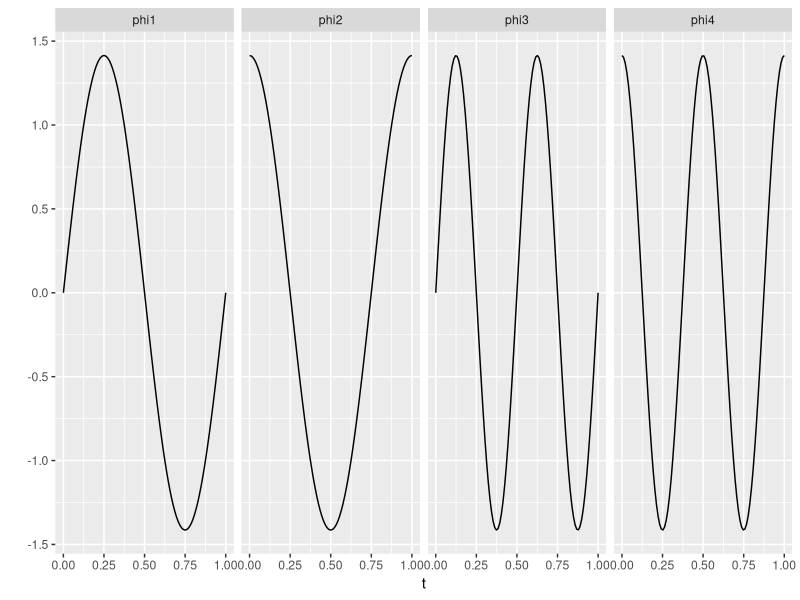
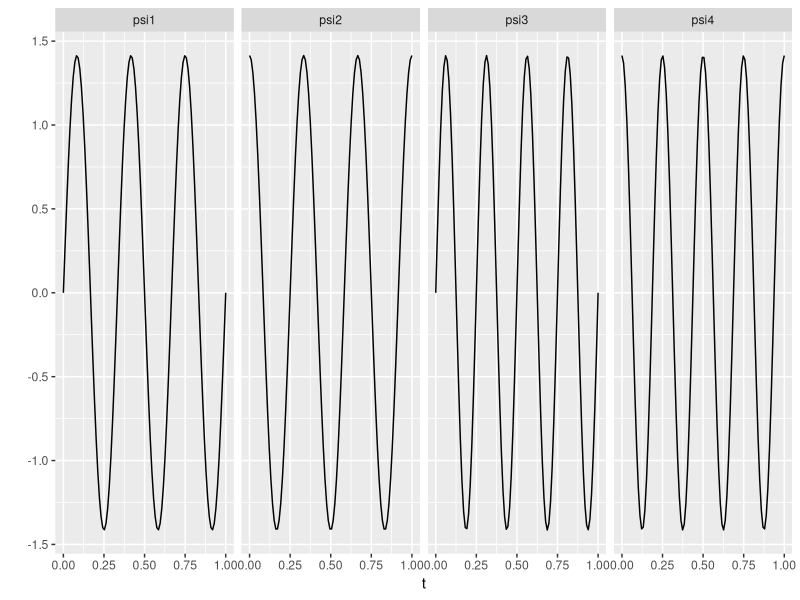
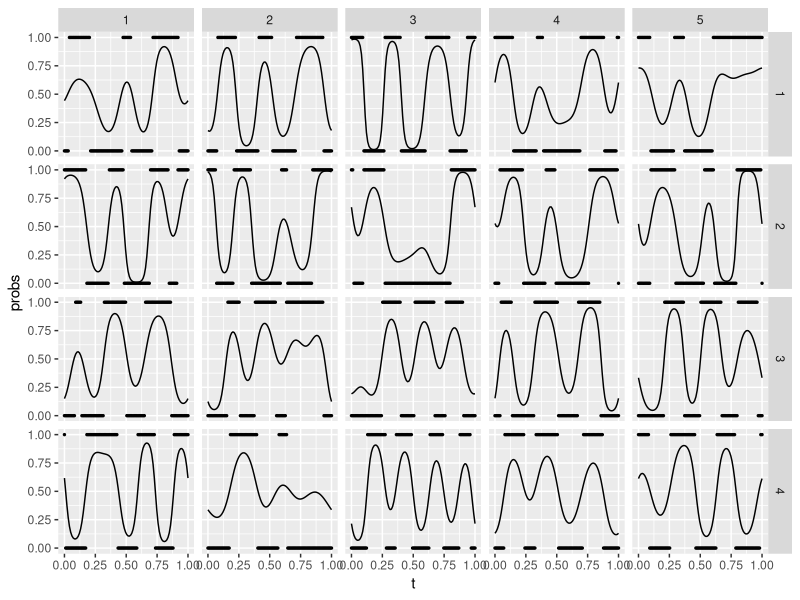

Write R code to recreate these figures, in order.
## ---- chunk 1
knitr::opts_chunk$set(echo = TRUE)

set.seed(625)

library(tidyverse)
library(here)
## ---- chunk 2
J <- 5
K <- 100
t_vec <- seq(0, 1, length.out = K)
L <- M <- 4
## ---- chunk 3
# level 1 eigenfunctions:
phi_mat <- matrix(NA, nrow = K, ncol = L)
phi_mat[, 1] <- sqrt(2)*sin(2*pi*t_vec)
phi_mat[, 2] <- sqrt(2)*cos(2*pi*t_vec)
phi_mat[, 3] <- sqrt(2)*sin(4*pi*t_vec)
phi_mat[, 4] <- sqrt(2)*cos(4*pi*t_vec)

colnames(phi_mat) <- paste0("phi", 1:L)

phi_mat %>% data.frame() %>%
  mutate(t=t_vec) %>%
  pivot_longer(starts_with("phi")) %>%
  ggplot()+
  geom_line(aes(x=t, y=value))+
  facet_wrap(~name, nrow= 1)+
  labs(x="t", y="")

lambda <- 0.5^((1:L)-1)
## ---- chunk 4
# level 2 eigenfunctions:
psi_mat <- matrix(NA, nrow = K, ncol = M)
psi_mat[, 1] <- sqrt(2)*sin(6*pi*t_vec)
psi_mat[, 2] <- sqrt(2)*cos(6*pi*t_vec)
psi_mat[, 3] <- sqrt(2)*sin(8*pi*t_vec)
psi_mat[, 4] <- sqrt(2)*cos(8*pi*t_vec)

colnames(psi_mat) <- paste0("psi", 1:M)

psi_mat %>% data.frame() %>%
  mutate(t=t_vec) %>%
  pivot_longer(starts_with("psi")) %>%
  ggplot()+
  geom_line(aes(x=t, y=value))+
  facet_wrap(~name, nrow = 1)+
  labs(x="t", y="")

gamma <- 0.5^((1:M)-1)
## ---- chunk 5
NI<- 100 # sample size
df_full <- expand.grid(id=1:NI, visit = 1:J, t=t_vec) %>% arrange(id, visit, t)
df_full$eta <- NA

# containers for score: 
xi_full <- matrix(NA, nrow = NI, ncol = L)
zeta_full <- array(NA, dim = c(J, M, NI))
## ---- chunk 6
# generate latent function
for(i in 1:NI){
  # level 1 score (subject): L by 1
  xi <- rnorm(L, 0, sqrt(lambda))
  xi_full[i, ] <- xi
  # level 2 score (subject-visit level): J by M
  # zeta <- sapply(gamma, function(x){rnorm(J, mean=0, sd = sqrt(x))})
  zeta <- rnorm(J*M, mean = 0, sd = rep(sqrt(gamma), J))
  zeta <- matrix(zeta, nrow = J, ncol=M, byrow = T)
  zeta_full[,,i] <- zeta
  # latent function
  ## subjectlevel
  eta_l1 <- phi_mat %*% xi
  eta_l1 <- rep(eta_l1, J)
  ## subject-visit level 
  eta_l2 <- psi_mat %*% t(zeta)
  eta_l2 <- as.vector(eta_l2)
  ## overall
  eta_i <- 0 + eta_l1 + eta_l2
  df_full[df_full$id==i, "eta"] <-  eta_i
  
}
## ---- chunk 7
# generate binary outcome
# turns out I messed up "plogis" and "logistic"
df_full <- df_full %>% mutate(probs = exp(eta)/(1+exp(eta))) %>%
  mutate(Y = rbernoulli(1, probs)) %>%
  mutate(Y = as.numeric(Y))
## ---- chunk 8
# check the generated scores
apply(xi_full, 2, var)
apply(zeta_full, MARGIN = c(1,2), var)
## ---- chunk 9
df_full %>% data.frame() %>% 
  filter(id %in% 1:4) %>%
  ggplot()+
  geom_line(aes(x=t, y=probs))+
  geom_point(aes(x=t, y=Y), size = 0.5)+
  facet_grid(row = vars(id), col=vars(visit))

# save(df_full, file = here("Data/simData.RData"))
